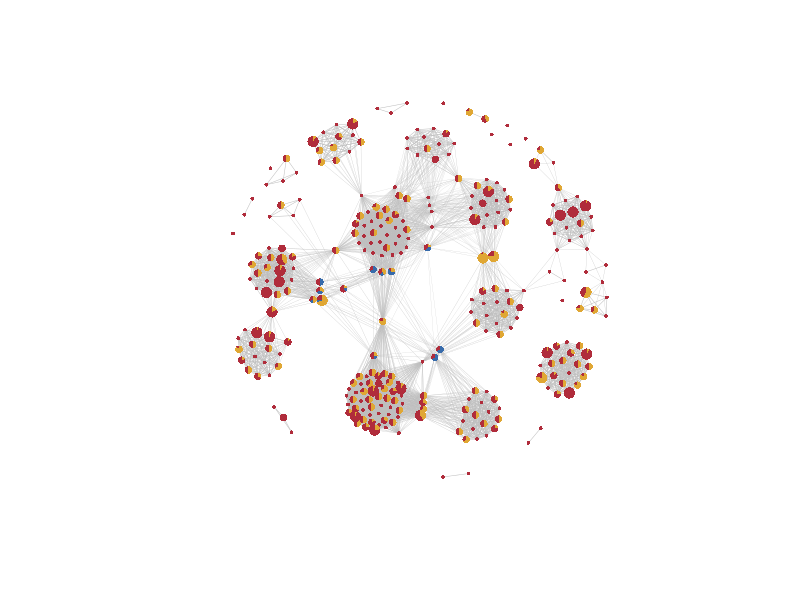

R code for this plot:
library(igraph)

# set seed for reproducability
set.seed(12345)

nodes.dat <- read.table("nodes.txt", header=T, sep='\t')
edges.dat <- as.data.frame(read.table("edges.txt", header=T, sep='\t'))
cat.dat <- as.list(read.table("pie.txt", header=T, sep='\t', row.names=1))

gcf.cols <- list(c('#b02c3b', '#376bab', '#e0a734'))

g <- graph_from_data_frame(edges.dat, directed=F, vertices=nodes.dat)
layout <- layout_nicely(g, weights=E(g)$weight/30)

pdf("Network.pdf", height=10, width=10) 
par(bg="white")

plot(g, layout=layout, vertex.shape='pie', vertex.pie.color=gcf.cols, vertex.pie=cat.dat, vertex.frame.color=NA, vertex.size=(2*V(g)$num_samples), edge.color='grey', edge.width=E(g)$weight/2, vertex.label=NA)#V(g)$label)

dev.off()

